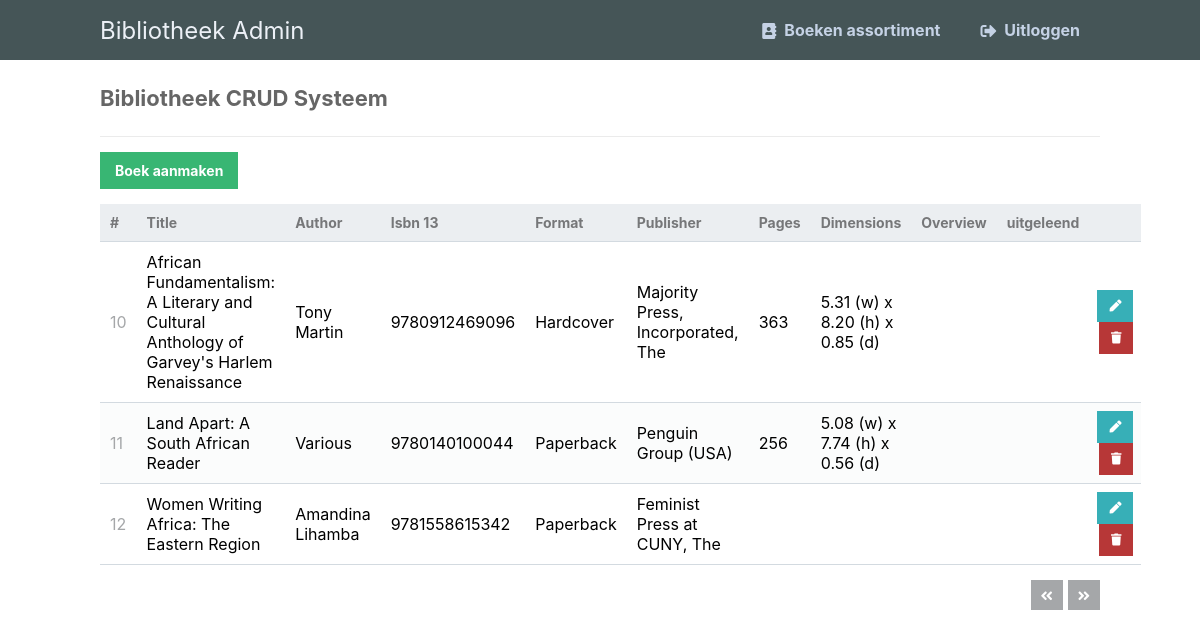
The page /admin/index.php?page=4 (signed in) on the database its author committed.
### tables this page shows
CREATE TABLE `contacts` (
  `id` int(11) NOT NULL,
  `title` varchar(255) NOT NULL,
  `author` varchar(255) NOT NULL,
  `isbn13` varchar(255) NOT NULL,
  `format` varchar(255) NOT NULL,
  `publisher` varchar(255) NOT NULL,
  `pages` varchar(255) NOT NULL,
  `dimensions` varchar(255) NOT NULL,
  `overview` varchar(255) NOT NULL,
  `uitgeleend` varchar(255) NOT NULL
);

### admin/index.php (the view, shortened to what this page needs)
<?php
include 'functions.php';
$pdo = pdo_connect_mysql();
$page = isset($_GET['page']) && is_numeric($_GET['page']) ? (int)$_GET['page'] : 1;
$records_per_page = 3;
$stmt = $pdo->prepare('SELECT * FROM contacts ORDER BY id LIMIT :current_page, :record_per_page');
$stmt->bindValue(':current_page', ($page-1)*$records_per_page, PDO::PARAM_INT);
$stmt->bindValue(':record_per_page', $records_per_page, PDO::PARAM_INT);
$stmt->execute();
$contacts = $stmt->fetchAll(PDO::FETCH_ASSOC);
$num_contacts = $pdo->query('SELECT COUNT(*) FROM contacts')->fetchColumn();
?>
<?=template_header('Read')?>
<div class="content read">
	<h2>Bibliotheek CRUD Systeem</h2>
	<a href="create.php" class="create-contact">Boek aanmaken</a>
	<table>
        <thead>
            <tr>
                <td>#</td>
                <td>Title</td>
                <td>Author</td>
                <td>Isbn 13</td>
                <td>Format</td>
                <td>Publisher</td>
                <td>Pages</td>
                <td>Dimensions</td>
                <td>Overview</td>
                <td>uitgeleend</td>
                <td></td>
            </tr>
        </thead>
        <tbody>
            <?php foreach ($contacts as $contact): ?>
            <tr>
                <td><?=$contact['id']?></td>
                <td><?=$contact['title']?></td>
                <td><?=$contact['author']?></td>
                <td><?=$contact['isbn13']?></td>
                <td><?=$contact['format']?></td>
                <td><?=$contact['publisher']?></td>
                <td><?=$contact['pages']?></td>
                <td><?=$contact['dimensions']?></td>
                <td><?=$contact['overview']?></td>
                <td><?=$contact['uitgeleend']?></td>
                <td class="actions">
                    <a href="update.php?id=<?=$contact['id']?>" class="edit"><i class="fas fa-pen fa-xs"></i></a>
                    <a href="delete.php?id=<?=$contact['id']?>" class="trash"><i class="fas fa-trash fa-xs"></i></a>
                </td>
            </tr>
            <?php endforeach; ?>
        </tbody>
    </table>
	<div class="pagination">
		<?php if ($page > 1): ?>
		<a href="index.php?page=<?=$page-1?>"><i class="fas fa-angle-double-left fa-sm"></i></a>
		<?php endif; ?>
		<?php if ($page*$records_per_page < $num_contacts): ?>
		<a href="index.php?page=<?=$page+1?>"><i class="fas fa-angle-double-right fa-sm"></i></a>
		<?php endif; ?>
	</div>
</div>
<?=template_footer()?>

### assets/css/style.css (style rules this page uses)
* { box-sizing: border-box; font-family: -apple-system, BlinkMacSystemFont, "segoe ui", roboto, oxygen, ubuntu, cantarell, "fira sans", "droid sans", "helvetica neue", Arial, sans-serif; font-size: 16px; -webkit-font-smoothing: antialiased; -moz-osx-font-smoothing: grayscale; }
body { background-color: #FFFFFF; margin: 0; }
.content { width: 1000px; margin: 0 auto; }
.content h2 { margin: 0; padding: 25px 0; font-size: 22px; border-bottom: 1px solid #ebebeb; color: #666666; }
.read .create-contact { display: inline-block; text-decoration: none; background-color: #38b673; font-weight: bold; font-size: 14px; color: #FFFFFF; padding: 10px 15px; margin: 15px 0; }
.read .pagination { display: flex; justify-content: flex-end; }
.read .pagination a { display: inline-block; text-decoration: none; background-color: #a5a7a9; font-weight: bold; color: #FFFFFF; padding: 5px 10px; margin: 15px 0 15px 5px; }
.read table { width: 100%; padding-top: 30px; border-collapse: collapse; }
.read table thead { background-color: #ebeef1; border-bottom: 1px solid #d3dae0; }
.read table thead td { padding: 10px; font-weight: bold; color: #767779; font-size: 14px; }
.read table tbody tr { border-bottom: 1px solid #d3dae0; }
.read table tbody tr:nth-child(even) { background-color: #fbfcfc; }
.read table tbody tr td { padding: 10px; }
.read table tbody tr td:nth-child(1) { color: #a5a7a9; }
.read table tbody tr td.actions { padding: 8px; text-align: right; }
.read table tbody tr td.actions .edit, .read table tbody tr td.actions .trash { display: inline-flex; text-align: right; text-decoration: none; color: #FFFFFF; padding: 10px 12px; }
.read table tbody tr td.actions .trash { background-color: #b73737; }
.read table tbody tr td.actions .edit { background-color: #37afb7; }
body { background-color: #ffffff; }

### rows shown on the page
contacts: id "10", title "African Fundamentalism: A Literary and Cultural Anthology of Garvey's Harlem Renaissance", author "Tony Martin", isbn13 "9780912469096", format "Hardcover", publisher "Majority Press, Incorporated, The", pages "363", dimensions "5.31 (w) x 8.20 (h) x 0.85 (d)"
contacts: id "11", title "Land Apart: A South African Reader", author "Various", isbn13 "9780140100044", format "Paperback", publisher "Penguin Group (USA)", pages "256", dimensions "5.08 (w) x 7.74 (h) x 0.56 (d)"
contacts: id "12", title "Women Writing Africa: The Eastern Region", author "Amandina Lihamba", isbn13 "9781558615342", format "Paperback", publisher "Feminist Press at CUNY, The"
